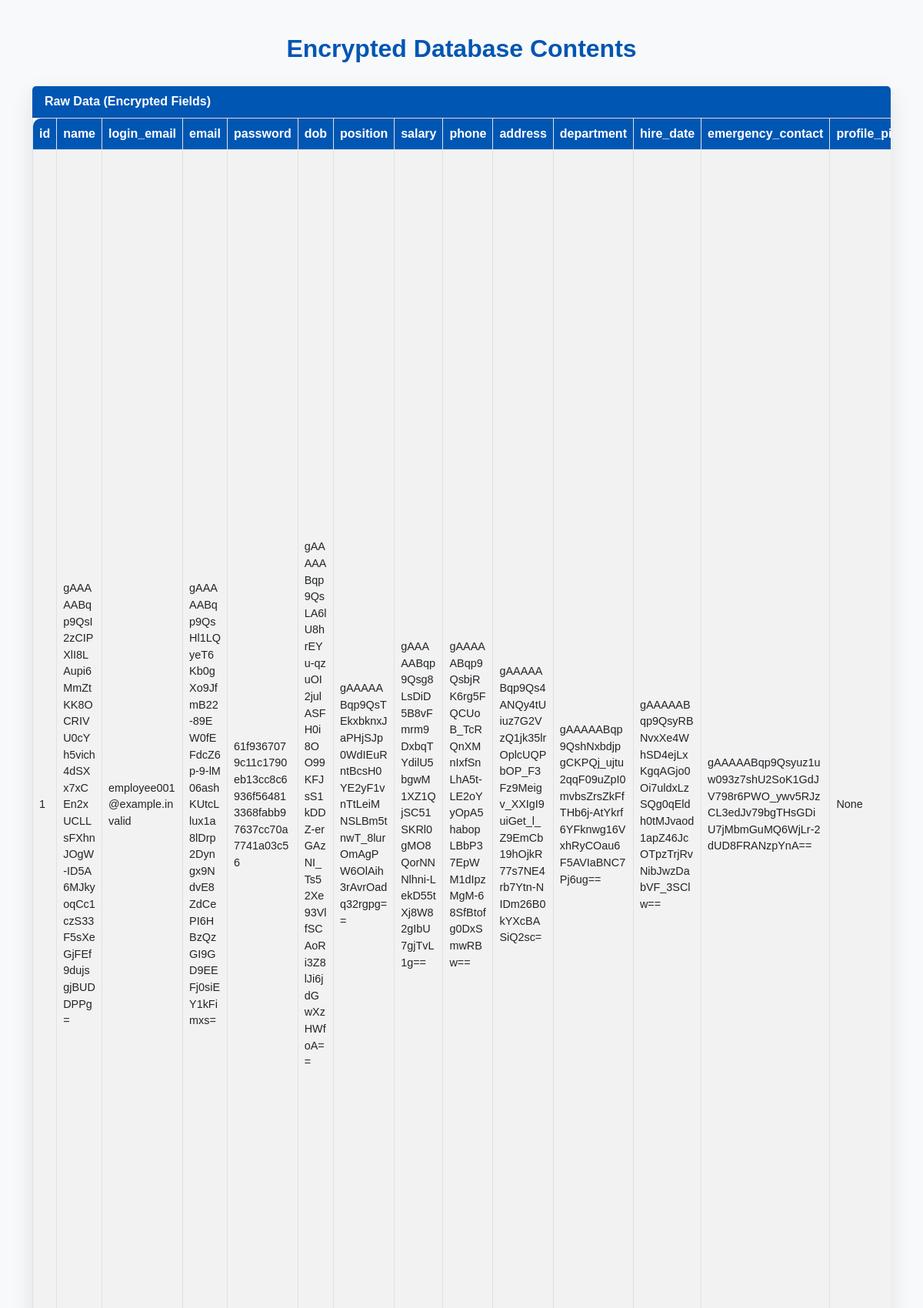
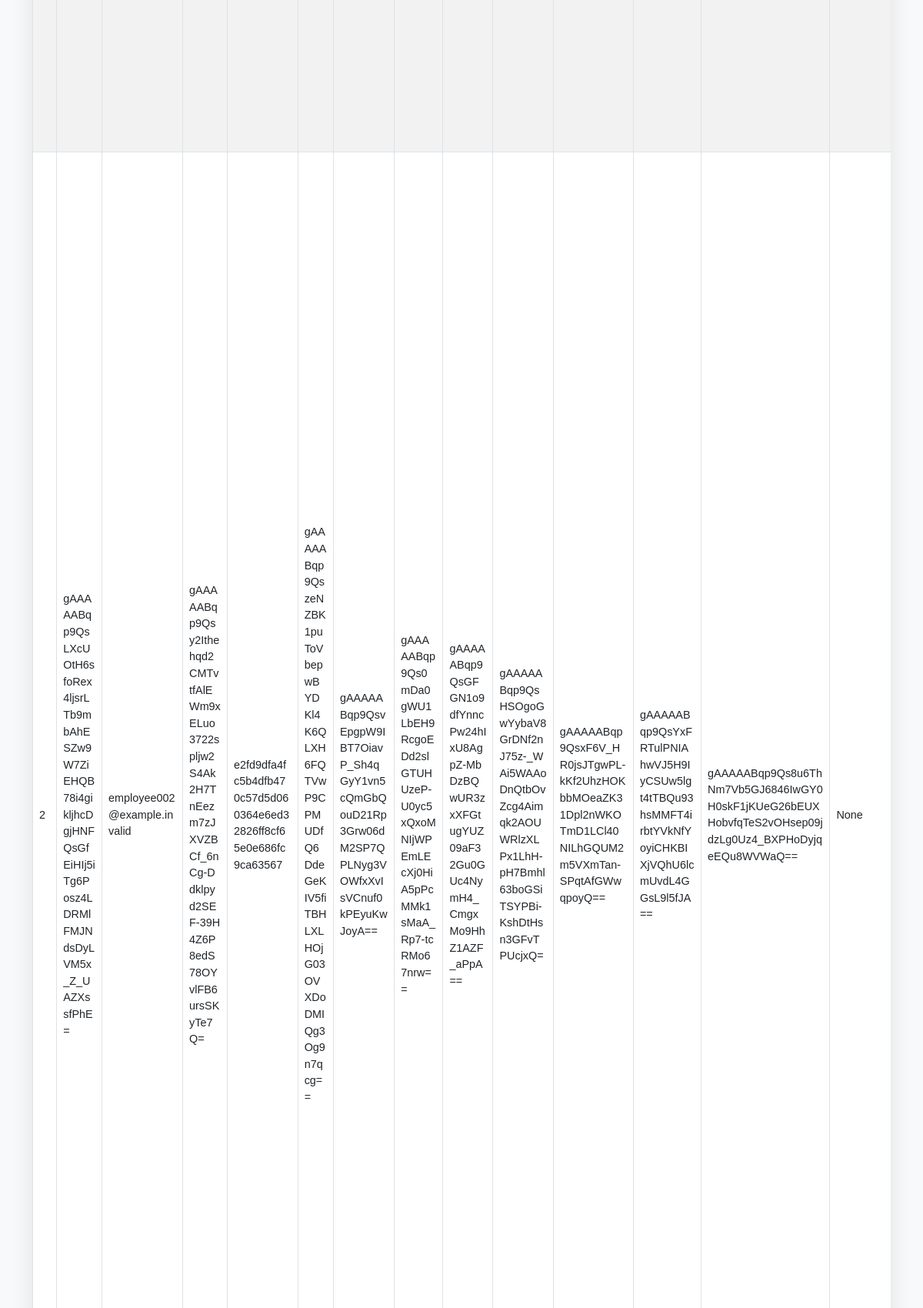
The page /database (signed in, upper part) on the database its author committed (2 pictures, top to bottom).
### tables this page shows
CREATE TABLE employees (
                id INTEGER PRIMARY KEY AUTOINCREMENT,
                name TEXT, login_email TEXT UNIQUE, email TEXT, password TEXT,
                dob TEXT, position TEXT, salary TEXT, phone TEXT, address TEXT,
                department TEXT, hire_date TEXT, emergency_contact TEXT,
                profile_picture TEXT, country TEXT, bio TEXT, linkedin TEXT,
                twitter TEXT
            );

### app.py (the view)
@app.route("/database")
@admin_required
def database_view():
    with get_connection() as connection:
        rows = connection.execute("SELECT * FROM employees").fetchall()
        columns = [item[1] for item in connection.execute("PRAGMA table_info(employees)")]
    return render_template("database.html", columns=columns, rows=rows)

### app.py (called while the page is built)
def get_connection():
    connection = sqlite3.connect(DATABASE_PATH, timeout=30)
    connection.row_factory = sqlite3.Row
    return connection

def admin_required(view_function):
    @wraps(view_function)
    def protected_view(*args, **kwargs):
        if not session.get("admin_authenticated"):
            flash("Administrator authentication is required.", "warning")
            return redirect(url_for("admin_login"))
        return view_function(*args, **kwargs)
    return protected_view

### templates/database.html (shortened to what this page needs)
<!DOCTYPE html>
<html lang="en">
<head>
  <link rel="stylesheet" href="https://cdn.jsdelivr.net/npm/bootstrap@5.3.0/dist/css/bootstrap.min.css">
</head>
<body>
  <div class="container my-4">
    <h2>Encrypted Database Contents</h2>
    <div class="card">
      <div class="card-header">
        <span>Raw Data (Encrypted Fields)</span>
      </div>
      <div class="card-body p-0">
        <div class="table-responsive">
          <table class="table table-bordered table-striped mb-0">
            <thead>
              <tr>
                {% for col in columns %}
                  <th>{{ col }}</th>
                {% endfor %}
              </tr>
            </thead>
            <tbody>
              {% for row in rows %}
                <tr>
                  {% for cell in row %}
                    <td>{{ cell }}</td>
                  {% endfor %}
                </tr>
              {% endfor %}
            </tbody>
          </table>
        </div>
      </div>
    </div>
  </div>
</body>
</html>

### templates/database.html (style rules this page uses)
body { font-family: 'Poppins', sans-serif; background-color: #f8f9fa; margin: 0; padding: 20px; }
h2 { font-weight: 700; color: #0056b3; margin-bottom: 30px; text-align: center; }
.card { border: none; border-radius: 10px; box-shadow: 0 10px 30px rgba(0, 0, 0, 0.1); background-color: #fff; }
.card-header { background-color: #0056b3; color: #fff; border-top-left-radius: 10px; border-top-right-radius: 10px; font-size: 1rem; font-weight: 600; }
.table thead th { background-color: #0056b3; color: #fff; border-top: none; }
.table thead th:first-child { border-top-left-radius: 10px; }
.table tbody td { vertical-align: middle; font-size: 0.9rem; word-break: break-all; }

### rows shown on the page
employees: row "1" "None", name "gAAAAABqp9QsI2zCIPXlI8LAupi6MmZtKK8OCRIVU0cYh5vich4dSXx7xCEn2xUCLLsFXhnJOgW-ID5A6MJkyoqCc1czS33F5sXeGjFEf9dujsgjBUDDPPg=", login_email "employee001@example.invalid", email "gAAAAABqp9QsHl1LQyeT6Kb0gXo9JfmB22-89EW0fEFdcZ6p-9-lM06ashKUtcLlux1a8lDrp2Dyngx9NdvE8ZdCePI6HBzQzGI9GD9EEFj0siEY1kFimxs=", password "61f9367079c11c1790eb13cc8c6936f564813368fabb97637cc70a7741a03c56", dob "gAAAAABqp9QsLA6lU8hrEYu-qzuOI2julASFH0i8OO99KFJsS1kDDZ-erGAzNI_Ts52Xe93VlfSCAoRi3Z8lJi6jdGwXzHWfoA==", position "gAAAAABqp9QsTEkxbknxJaPHjSJp0WdIEuRntBcsH0YE2yF1vnTtLeiMNSLBm5tnwT_8lurOmAgPW6OlAih3rAvrOadq32rgpg==", salary "gAAAAABqp9Qsg8LsDiD5B8vFmrm9DxbqTYdilU5bgwM1XZ1QjSC51SKRl0gMO8QorNNNlhni-LekD55tXj8W82gIbU7gjTvL1g==", phone "gAAAAABqp9QsbjRK6rg5FQCUoB_TcRQnXMnIxfSnLhA5t-LE2oYyOpA5habopLBbP37EpWM1dIpzMgM-68SfBtofg0DxSmwRBw==", address "gAAAAABqp9Qs4ANQy4tUiuz7G2VzQ1jk35lrOplcUQPbOP_F3Fz9Meigv_XXIgI9uiGet_l_Z9EmCb19hOjkR77s7NE4rb7Ytn-NIDm26B0kYXcBASiQ2sc=", department "gAAAAABqp9QshNxbdjpgCKPQj_ujtu2qqF09uZpI0mvbsZrsZkFfTHb6j-AtYkrf6YFknwg16VxhRyCOau6F5AVIaBNC7Pj6ug==", hire_date "gAAAAABqp9QsyRBNvxXe4WhSD4ejLxKgqAGjo0Oi7uldxLzSQg0qEldh0tMJvaod1apZ46JcOTpzTrjRvNibJwzDabVF_3SClw==", emergency_contact "gAAAAABqp9Qsyuz1uw093z7shU2SoK1GdJV798r6PWO_ywv5RJzCL3edJv79bgTHsGDiU7jMbmGuMQ6WjLr-2dUD8FRANzpYnA=="
employees: row "2" "None", name "gAAAAABqp9QsLXcUOtH6sfoRex4ljsrLTb9mbAhESZw9W7ZiEHQB78i4gikljhcDgjHNFQsGfEiHIj5iTg6Posz4LDRMlFMJNdsDyLVM5x_Z_UAZXssfPhE=", login_email "employee002@example.invalid", email "gAAAAABqp9Qsy2Ithehqd2CMTvtfAlEWm9xELuo3722spljw2S4Ak2H7TnEezm7zJXVZBCf_6nCg-Ddklpyd2SEF-39H4Z6P8edS78OYvlFB6ursSKyTe7Q=", password "e2fd9dfa4fc5b4dfb470c57d5d060364e6ed32826ff8cf65e0e686fc9ca63567", dob "gAAAAABqp9QszeNZBK1puToVbepwBYDKl4K6QLXH6FQTVwP9CPMUDfQ6DdeGeKIV5fiTBHLXLHOjG03OVXDoDMIQg3Og9n7qcg==", position "gAAAAABqp9QsvEpgpW9IBT7OiavP_Sh4qGyY1vn5cQmGbQouD21Rp3Grw06dM2SP7QPLNyg3VOWfxXvIsVCnuf0kPEyuKwJoyA==", salary "gAAAAABqp9Qs0mDa0gWU1LbEH9RcgoEDd2slGTUHUzeP-U0yc5xQxoMNIjWPEmLEcXj0HiA5pPcMMk1sMaA_Rp7-tcRMo67nrw==", phone "gAAAAABqp9QsGFGN1o9dfYnncPw24hIxU8AgpZ-MbDzBQwUR3zxXFGtugYUZ09aF32Gu0GUc4NymH4_CmgxMo9HhZ1AZF_aPpA==", address "gAAAAABqp9QsHSOgoGwYybaV8GrDNf2nJ75z-_WAi5WAAoDnQtbOvZcg4Aimqk2AOUWRlzXLPx1LhH-pH7Bmhl63boGSiTSYPBi-KshDtHsn3GFvTPUcjxQ=", department "gAAAAABqp9QsxF6V_HR0jsJTgwPL-kKf2UhzHOKbbMOeaZK31Dpl2nWKOTmD1LCl40NILhGQUM2m5VXmTan-SPqtAfGWwqpoyQ==", hire_date "gAAAAABqp9QsYxFRTulPNIAhwVJ5H9IyCSUw5lgt4tTBQu93hsMMFT4irbtYVkNfYoyiCHKBIXjVQhU6lcmUvdL4GGsL9l5fJA==", emergency_contact "gAAAAABqp9Qs8u6ThNm7Vb5GJ6846IwGY0H0skF1jKUeG26bEUXHobvfqTeS2vOHsep09jdzLg0Uz4_BXPHoDyjqeEQu8WVWaQ=="

### other values the page prints
{{ col }} "id" "name" "login_email" "email" "password" "dob" "position" "salary" "phone" "address" "department" "hire_date" "emergency_contact"
